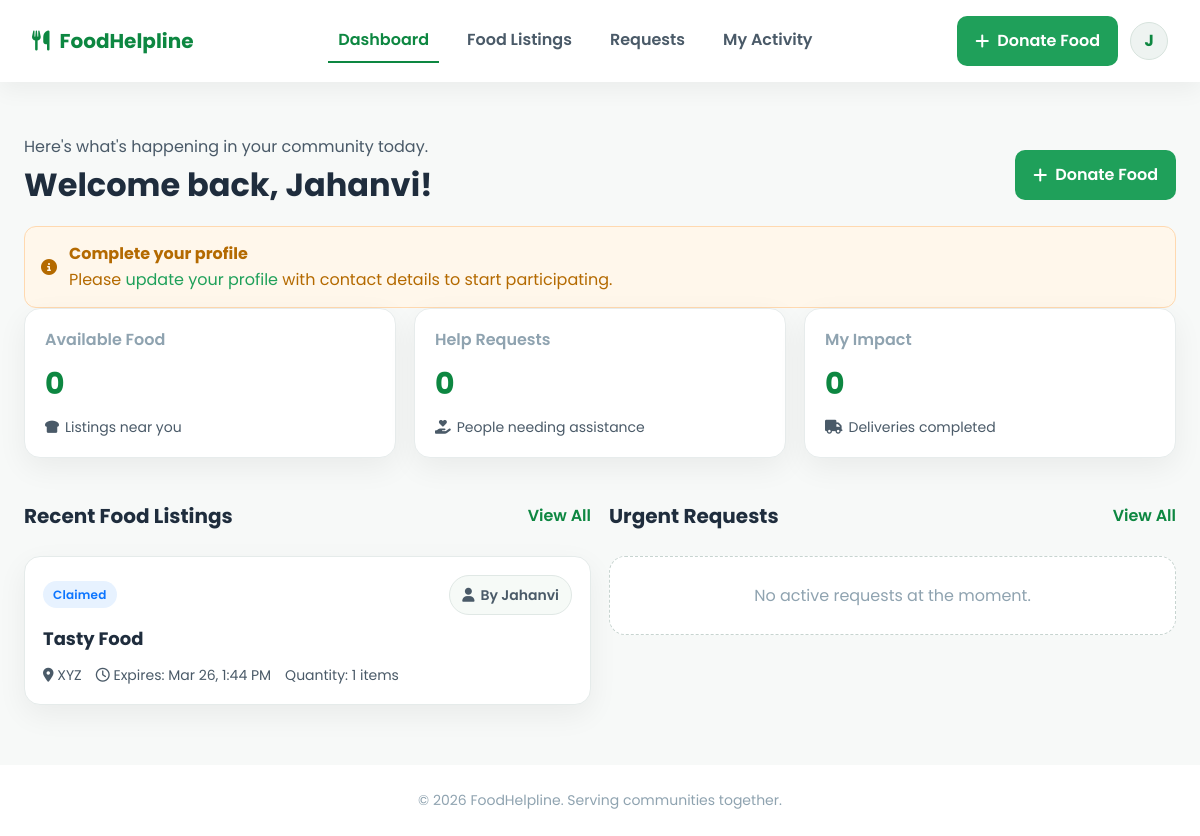
Page /dashboard.php (signed in) on the committed database.
### tables this page shows
CREATE TABLE IF NOT EXISTS `users` (
  `id` int NOT NULL AUTO_INCREMENT,
  `name` varchar(100) DEFAULT NULL,
  `email` varchar(100) DEFAULT NULL,
  `phone` varchar(15) DEFAULT NULL,
  `address` varchar(255) DEFAULT NULL,
  `organization` varchar(255) DEFAULT NULL,
  `password` varchar(255) DEFAULT NULL,
  `role` enum('admin','donor','receiver','volunteer') DEFAULT NULL,
  `profile_completed` tinyint(1) NOT NULL DEFAULT '0',
  `status` tinyint DEFAULT '1',
  `created_at` timestamp NULL DEFAULT CURRENT_TIMESTAMP,
  PRIMARY KEY (`id`),
  UNIQUE KEY `email` (`email`)
);

CREATE TABLE IF NOT EXISTS `food_listings` (
  `id` int NOT NULL AUTO_INCREMENT,
  `user_id` int NOT NULL,
  `title` varchar(255) NOT NULL,
  `description` text,
  `quantity` int DEFAULT '1',
  `unit` varchar(50) DEFAULT 'items',
  `location` varchar(255) NOT NULL,
  `expires_at` datetime DEFAULT NULL,
  `status` enum('available','claimed','completed','expired') DEFAULT 'available',
  `claimed_by` int DEFAULT NULL,
  `volunteer_id` int DEFAULT NULL,
  `created_at` timestamp NULL DEFAULT CURRENT_TIMESTAMP,
  PRIMARY KEY (`id`),
  KEY `user_id` (`user_id`),
  KEY `claimed_by` (`claimed_by`),
  KEY `volunteer_id` (`volunteer_id`)
);

### includes/helpers.php (called while the page is built, shortened)
<?php
function safe($value) {
    return htmlspecialchars($value ?? '', ENT_QUOTES, 'UTF-8');
}
function formatDate($dateString, $format = 'M j, Y') {
    return date($format, strtotime($dateString));
}
function fetchStats(PDO $conn, array $user): array {
    $stats = [
        'available_food' => 0,
        'open_requests'  => 0,
        'my_impact'      => 0
    ];
    $stats['available_food'] = (int)$conn->query("SELECT COUNT(*) FROM food_listings WHERE status = 'available'")->fetchColumn();
    $stats['open_requests']  = (int)$conn->query("SELECT COUNT(*) FROM assistance_requests WHERE status IN ('open','picked_up')")->fetchColumn();
    if ($user['role'] === 'volunteer') {
        $stmt = $conn->prepare("SELECT COUNT(*) FROM assistance_requests WHERE status = 'delivered' AND volunteer_id = ?");
        $stmt->execute([$user['id']]);
        $stats['my_impact'] = (int)$stmt->fetchColumn();
    } elseif ($user['role'] === 'donor') {
        $stmt = $conn->prepare("SELECT COUNT(*) FROM food_listings WHERE status IN ('completed') AND user_id = ?");
        $stmt->execute([$user['id']]);
        $stats['my_impact'] = (int)$stmt->fetchColumn();
    } elseif ($user['role'] === 'receiver') {
        $stmt = $conn->prepare("SELECT COUNT(*) FROM assistance_requests WHERE status = 'delivered' AND requester_id = ?");
        $stmt->execute([$user['id']]);
        $stats['my_impact'] = (int)$stmt->fetchColumn();
    }
    return $stats;
}
function fetchRecentListings(PDO $conn, int $limit = 5) {
    $stmt = $conn->prepare("SELECT fl.*, u.name AS donor_name FROM food_listings fl
        JOIN users u ON u.id = fl.user_id
        ORDER BY fl.created_at DESC
        LIMIT ?");
    $stmt->bindValue(1, $limit, PDO::PARAM_INT);
    $stmt->execute();
    return $stmt->fetchAll(PDO::FETCH_ASSOC);
}
function fetchUrgentRequests(PDO $conn, int $limit = 5) {
    $stmt = $conn->prepare("SELECT ar.*, u.name AS requester_name FROM assistance_requests ar
        JOIN users u ON u.id = ar.requester_id
        WHERE ar.status IN ('open','picked_up')
        ORDER BY COALESCE(ar.needed_by, ar.created_at) ASC
        LIMIT ?");
    $stmt->bindValue(1, $limit, PDO::PARAM_INT);
    $stmt->execute();
    return $stmt->fetchAll(PDO::FETCH_ASSOC);
}
function statusBadge(string $status): array {
    $map = [
        'available'  => ['label' => 'Available', 'class' => 'badge green'],
        'claimed'    => ['label' => 'Claimed', 'class' => 'badge blue'],
        'completed'  => ['label' => 'Completed', 'class' => 'badge gray'],
        'expired'    => ['label' => 'Expired', 'class' => 'badge gray'],
        'open'       => ['label' => 'Open', 'class' => 'badge blue'],
        'picked_up'  => ['label' => 'Picked Up', 'class' => 'badge amber'],
        'delivered'  => ['label' => 'Delivered', 'class' => 'badge green'],
        'closed'     => ['label' => 'Closed', 'class' => 'badge gray'],
    ];
    return $map[$status] ?? ['label' => ucfirst($status), 'class' => 'badge gray'];
}

### dashboard.php (the view, shortened to what this page needs)
<?php
$active = "dashboard";
include("includes/header.php");
include("includes/helpers.php");
$stats = fetchStats($conn, $currentUser);
$recentListings = fetchRecentListings($conn, 4);
$urgentRequests = fetchUrgentRequests($conn, 3);
$profileIncomplete = empty($currentUser['profile_completed']);
?>
<section class="page">
    <div class="section-head" style="margin-bottom:8px;">
        <div>
            <p class="lead" style="margin:0;">Here's what's happening in your community today.</p>
            <h1>Welcome back, <?php echo safe($currentUser['name']); ?>!</h1>
        </div>
        <div class="cta">
            <?php if ($currentUser['role'] === 'donor'): ?>
                <a class="btn primary" href="food_listings.php#donate"><i class="fas fa-plus"></i> Donate Food</a>
            <?php elseif ($currentUser['role'] === 'volunteer'): ?>
                <a class="btn primary" href="activity.php"><i class="fas fa-route"></i> View Tasks</a>
            <?php else: ?>
                <a class="btn primary" href="food_listings.php"><i class="fas fa-seedling"></i> Explore Listings</a>
            <?php endif; ?>
        </div>
    </div>
    <?php if ($profileIncomplete): ?>
        <div class="alert" style="margin-top:10px;">
            <i class="fas fa-info-circle"></i>
            <div>
                <strong>Complete your profile</strong><br>
                Please <a href="profile.php">update your profile</a> with contact details to start participating.
            </div>
        </div>
    <?php endif; ?>
    <div class="grid stats">
        <div class="card stat-card">
            <div class="label">Available Food</div>
            <div class="value"><?php echo $stats['available_food']; ?></div>
            <div class="meta"><i class="fas fa-bread-slice"></i> Listings near you</div>
        </div>
        <div class="card stat-card">
            <div class="label">Help Requests</div>
            <div class="value"><?php echo $stats['open_requests']; ?></div>
            <div class="meta"><i class="fas fa-hand-holding-heart"></i> People needing assistance</div>
        </div>
        <div class="card stat-card">
            <div class="label">My Impact</div>
            <div class="value"><?php echo $stats['my_impact']; ?></div>
            <div class="meta"><i class="fas fa-truck"></i> Deliveries completed</div>
        </div>
    </div>
    <div class="grid two">
        <div>
            <div class="section-head">
                <h3>Recent Food Listings</h3>
                <a href="food_listings.php">View All</a>
            </div>
            <?php if (count($recentListings) === 0): ?>
                <div class="empty">No active listings at the moment.</div>
            <?php else: ?>
                <div class="grid cards">
                    <?php foreach ($recentListings as $listing): ?>
                        <?php $badge = statusBadge($listing['status']); ?>
                        <div class="listing-card">
                            <div class="meta" style="justify-content: space-between;">
                                <span class="<?php echo $badge['class']; ?>"><?php echo $badge['label']; ?></span>
                                <span class="pill"><i class="fas fa-user"></i> By <?php echo safe($listing['donor_name']); ?></span>
                            </div>
                            <h4><?php echo safe($listing['title']); ?></h4>
                            <div class="meta">
                                <span><i class="fas fa-map-marker-alt"></i> <?php echo safe($listing['location']); ?></span>
                                <span><i class="far fa-clock"></i> Expires: <?php echo formatDate($listing['expires_at'], 'M j, g:i A'); ?></span>
                                <span>Quantity: <?php echo (int)$listing['quantity'] . ' ' . safe($listing['unit']); ?></span>
                            </div>
                        </div>
                    <?php endforeach; ?>
                </div>
            <?php endif; ?>
        </div>
        <div>
            <div class="section-head">
                <h3>Urgent Requests</h3>
                <a href="requests.php">View All</a>
            </div>
            <?php if (count($urgentRequests) === 0): ?>
                <div class="empty">No active requests at the moment.</div>
            <?php endif; ?>
        </div>
    </div>
</section>
<?php include("includes/footer.php"); ?>

### includes/header.php (shortened to what this page needs)
<?php
include_once __DIR__ . '/db.php';
$active = $active ?? '';
$userStmt = $conn->prepare("SELECT * FROM users WHERE id = ? LIMIT 1");
$userStmt->execute([$_SESSION['user_id']]);
$currentUser = $userStmt->fetch(PDO::FETCH_ASSOC);
$firstInitial = strtoupper(substr($currentUser['name'], 0, 1));
?>
<!DOCTYPE html>
<html lang="en">
<head>
    <link rel="stylesheet" href="https://cdnjs.cloudflare.com/ajax/libs/font-awesome/6.4.2/css/all.min.css">
    <link rel="stylesheet" href="<?php echo BASE_URL; ?>assets/css/style.css">
</head>
<body class="app-body">
<header class="app-nav">
    <div class="brand">
        <a href="<?php echo BASE_URL; ?>dashboard.php">
            <i class="fas fa-utensils"></i>
            <span>FoodHelpline</span>
        </a>
    </div>
    <nav class="nav-links">
        <a class="<?php echo $active === 'dashboard' ? 'active' : ''; ?>" href="<?php echo BASE_URL; ?>dashboard.php">Dashboard</a>
        <a class="<?php echo $active === 'listings' ? 'active' : ''; ?>" href="<?php echo BASE_URL; ?>food_listings.php">Food Listings</a>
        <a class="<?php echo $active === 'requests' ? 'active' : ''; ?>" href="<?php echo BASE_URL; ?>requests.php">Requests</a>
        <a class="<?php echo $active === 'activity' ? 'active' : ''; ?>" href="<?php echo BASE_URL; ?>activity.php">My Activity</a>
    </nav>
    <div class="nav-cta">
        <?php if ($currentUser['role'] === 'receiver'): ?>
            <a class="btn ghost" href="<?php echo BASE_URL; ?>requests.php#new-request"><i class="far fa-heart"></i> Request Help</a>
        <?php elseif ($currentUser['role'] === 'donor'): ?>
            <a class="btn primary" href="<?php echo BASE_URL; ?>food_listings.php#donate"><i class="fas fa-plus"></i> Donate Food</a>
        <?php elseif ($currentUser['role'] === 'volunteer'): ?>
            <a class="btn ghost" href="<?php echo BASE_URL; ?>activity.php"><i class="fas fa-route"></i> View Tasks</a>
        <?php endif; ?>
        <div class="avatar" data-dropdown="user-menu">
            <?php echo htmlspecialchars($firstInitial); ?>
        </div>
    </div>
</header>
<main>

### assets/css/style.css (style rules this page uses)
:root { --green: #1fa05a; --green-dark: #0d8741; --yellow: #f4ad22; --red: #d94141; --gray-900: #1f2d3d; --gray-700: #4a5a68; --gray-500: #8fa3b0; --gray-300: #dce5eb; --gray-100: #f7f9f8; --card-shadow: 0 10px 30px rgba(0, 0, 0, 0.06); font-family: "Poppins", system-ui, -apple-system, sans-serif; }
* { box-sizing: border-box; margin: 0; padding: 0; }
body { background: var(--gray-100); color: var(--gray-900); line-height: 1.6; }
a { color: var(--green); text-decoration: none; }
.btn { display: inline-flex; align-items: center; gap: 8px; border: none; border-radius: 10px; padding: 12px 18px; font-weight: 600; cursor: pointer; transition: all 0.2s ease; text-decoration: none; }
.btn.primary { background: var(--green); color: #fff; }
.badge { display: inline-flex; align-items: center; padding: 4px 10px; border-radius: 20px; font-size: 12px; font-weight: 600; letter-spacing: 0.2px; }
.badge.blue { background: #e7f2ff; color: #0c75ff; }
.app-body { min-height: 100vh; }
.app-nav { position: sticky; top: 0; z-index: 50; background: #fff; display: flex; align-items: center; justify-content: space-between; padding: 16px 32px; box-shadow: 0 8px 22px rgba(0, 0, 0, 0.05); }
.brand a { display: inline-flex; align-items: center; gap: 10px; font-size: 20px; font-weight: 700; color: var(--green-dark); }
.nav-links { display: flex; gap: 18px; }
.nav-links a { color: var(--gray-700); font-weight: 600; padding: 8px 10px; border-bottom: 2px solid transparent; }
.nav-links a.active { color: var(--green-dark); border-color: var(--green-dark); }
.nav-cta { display: flex; align-items: center; gap: 12px; position: relative; }
.avatar { width: 38px; height: 38px; border-radius: 50%; background: #eef3f1; color: var(--green-dark); display: grid; place-items: center; font-weight: 700; cursor: pointer; border: 1px solid #d7e3dd; }
.page { max-width: 1200px; margin: 0 auto; padding: 32px 24px 60px; }
.page h1 { font-size: 32px; margin-bottom: 6px; }
.page p.lead { color: var(--gray-700); margin-bottom: 20px; }
.grid { display: grid; gap: 18px; }
.grid.stats { grid-template-columns: repeat(auto-fit, minmax(220px, 1fr)); margin-bottom: 22px; }
.grid.two { grid-template-columns: repeat(auto-fit, minmax(320px, 1fr)); }
.grid.cards { grid-template-columns: repeat(auto-fit, minmax(280px, 1fr)); }
.card { background: #fff; border: 1px solid #e7ecec; border-radius: 16px; padding: 18px 20px; box-shadow: var(--card-shadow); }
.stat-card { display: flex; flex-direction: column; gap: 8px; }
.stat-card .label { color: var(--gray-500); font-weight: 600; }
.stat-card .value { font-size: 30px; font-weight: 700; color: var(--green-dark); }
.stat-card .meta { display: flex; align-items: center; gap: 6px; color: var(--gray-700); font-size: 14px; }
.alert { border: 1px solid #ffd9b0; background: #fff7eb; color: #b46a00; border-radius: 12px; padding: 14px 16px; display: flex; align-items: center; gap: 12px; }
.section-head { display: flex; justify-content: space-between; align-items: center; margin: 20px 0 12px; }
.section-head h3 { font-size: 20px; }
.section-head a { font-weight: 600; color: var(--green-dark); }
.listing-card, .request-card { display: grid; gap: 10px; background: #fff; border: 1px solid #e5ebea; border-radius: 16px; padding: 18px; box-shadow: var(--card-shadow); }
.listing-card h4, .request-card h4 { font-size: 18px; }
.listing-card .meta, .request-card .meta { color: var(--gray-700); font-size: 14px; display: flex; gap: 14px; align-items: center; flex-wrap: wrap; }
.pill { display: inline-flex; align-items: center; gap: 6px; padding: 8px 12px; border-radius: 999px; border: 1px solid #e0e8e5; background: #f6faf7; color: var(--gray-700); font-weight: 600; font-size: 14px; }
.empty { border: 1.5px dashed #c7d4d0; border-radius: 16px; padding: 26px; text-align: center; color: var(--gray-500); background: #fff; }
.section-head { display: flex; justify-content: space-between; align-items: center; margin-bottom: 24px; }
.cards { display: grid; grid-template-columns: repeat(auto-fit, minmax(240px, 1fr)); gap: 28px; }

### rows in the picture
users: name "J", name "Jahanvi"
food_listings: status "Claimed", user.name "Jahanvi", title "Tasty Food", location "XYZ", expires_at "Mar 26, 1:44 PM", quantity "1", unit "items"

### other values in the picture
$stats['available_food'] "0"
$stats['open_requests'] "0"
$stats['my_impact'] "0"
